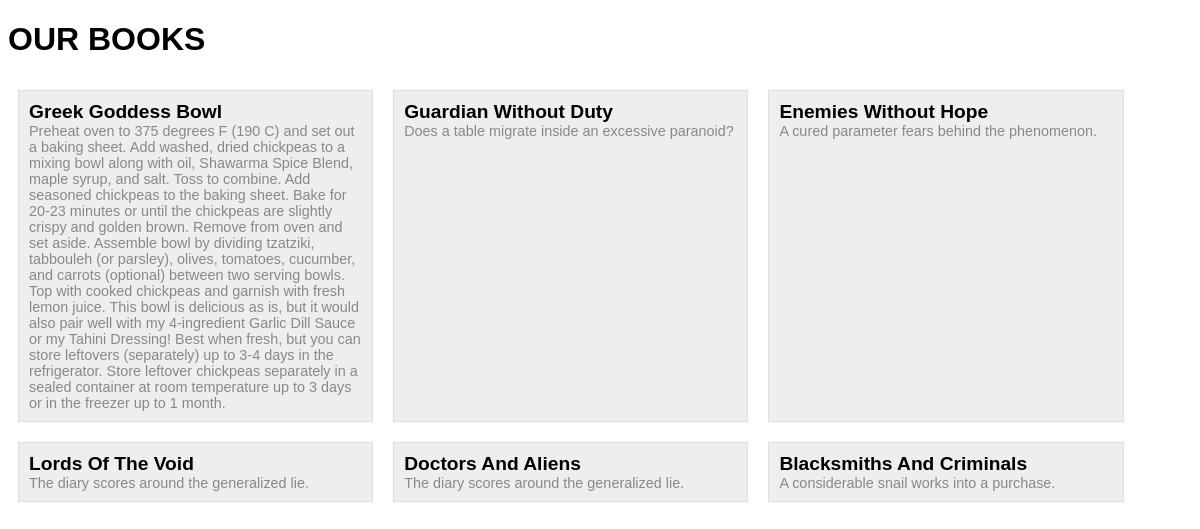
Screenshot of /Sample/bookstore/html-page.php with the database file from the repository.
### tables this page shows
CREATE TABLE `products` (
  `product_id` int(11) NOT NULL,
  `product_name` varchar(128) NOT NULL,
  `product_description` text
);

### Sample/bookstore/products.php (called while the page is built, shortened)
<?php
try {
  $pdo = new PDO(
    "mysql:host=" . DB_HOST . ";charset=" . DB_CHARSET . ";dbname=" . DB_NAME,
    DB_USER, DB_PASSWORD, [PDO::ATTR_ERRMODE => PDO::ERRMODE_EXCEPTION,
    PDO::ATTR_DEFAULT_FETCH_MODE => PDO::FETCH_ASSOC,
    PDO::ATTR_EMULATE_PREPARES => false]
  );
} catch (Exception $ex) {
  print_r($ex);
  die();
}
$stmt = $pdo->prepare("SELECT * FROM `products`");
$stmt->execute();
$products = $stmt->fetchAll();
?>

### Sample/bookstore/html-page.php (the view, shortened to what this page needs)
<?php
require "products.php";
 ?>
<!DOCTYPE html>
<html>
  <head>
    <link href="style.css" rel="stylesheet">
  </head>
  <body>
    <h1>OUR BOOKS</h1>
    <div id="our-books">
      <?php foreach ($products as $p) { ?>
      <div class="book_wrap" data-id="<?=$p['product_id']?>">
        <div class="book_title"><?=$p['product_name']?></div>
        <div class="book_desc"><?=$p['product_description']?></div>
      </div>
      <?php } ?>
    </div>
  </body>
</html>

### Sample/bookstore/style.css (style rules this page uses)
html, body { font-family: arial, sans-serif; }
#our-books { max-width: 1200px; margin: 0 auto; display: flex; flex-direction: row; flex-wrap: wrap; }
div.book_wrap { width: 30%; box-sizing: border-box; padding: 10px; margin: 10px; background: #eee; border: 1px solid #ddd; }
div.book_title { font-weight: bold; font-size: 1.2em; }
div.book_desc { font-size: 0.9em; color: #888; }

### rows the page displays
products: product_name "Greek Goddess Bowl", product_description "Preheat oven to 375 degrees F (190 C) and set out a baking sheet. Add washed, dried chickpeas to a mixing bowl along with oil, Shawarma Spice Blend, maple syrup, and salt. Toss to combine. Add seasoned chickpeas to the baking sheet. Bake for 20-23 minutes or until the chickpeas are slightly crispy and golden brown. Remove from oven and set aside. Assemble bowl by dividing tzatziki, tabbouleh (or parsley), olives, tomatoes, cucumber, and carrots (optional) between two serving bowls. Top with cooked chickpeas and garnish with fresh lemon juice. This bowl is delicious as is, but it would also pair well with my 4-ingredient Garlic Dill Sauce or my Tahini Dressing! Best when fresh, but you can…"
products: product_name "Guardian Without Duty", product_description "Does a table migrate inside an excessive paranoid?"
products: product_name "Enemies Without Hope", product_description "A cured parameter fears behind the phenomenon."
products: product_name "Lords Of The Void", product_description "The diary scores around the generalized lie."
products: product_name "Doctors And Aliens", product_description "The diary scores around the generalized lie."
products: product_name "Blacksmiths And Criminals", product_description "A considerable snail works into a purchase."
